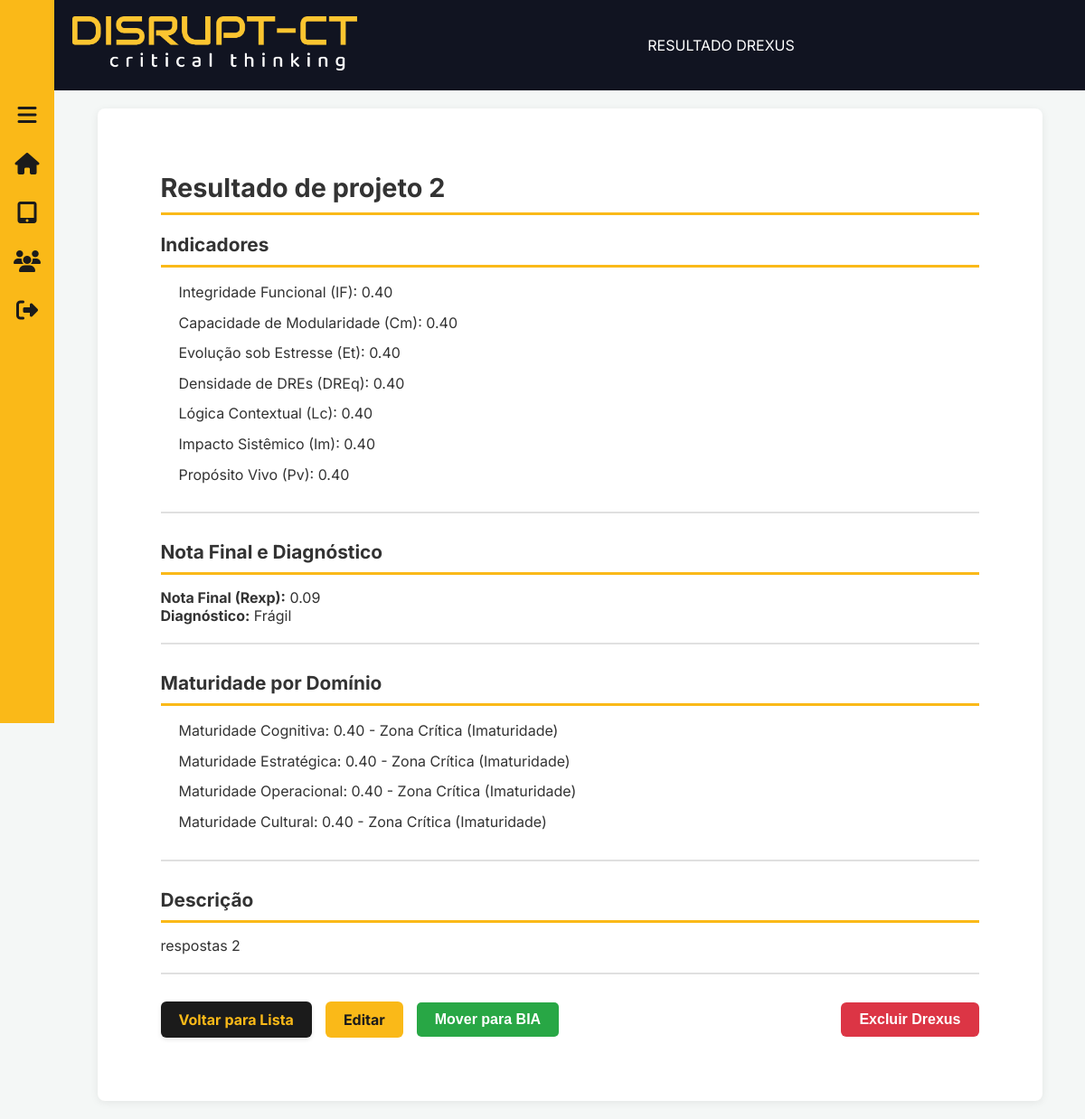
Before: /projetos/drexus/resultado/4/ with the older database file.
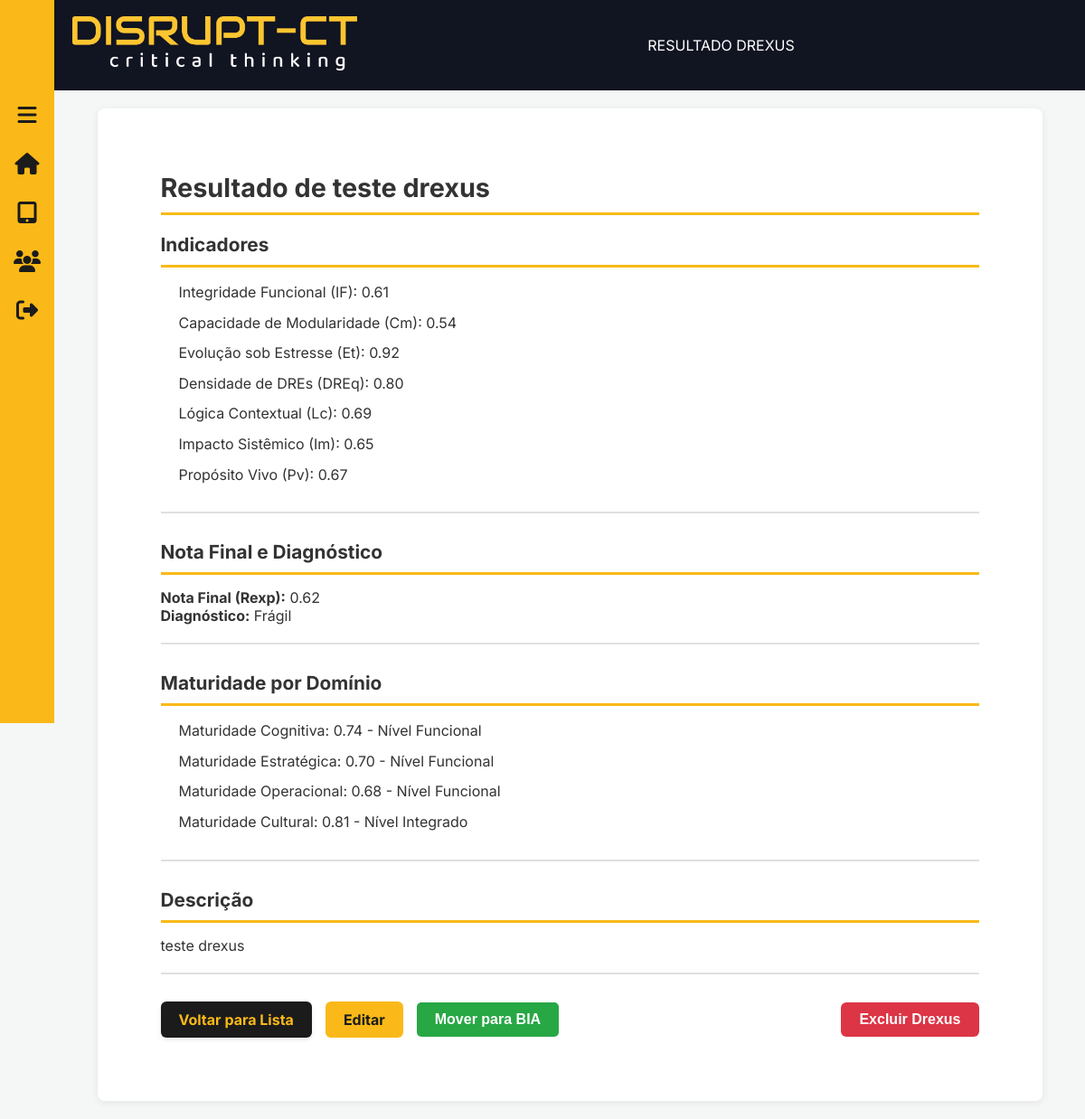
After: the same page with the newer database file.
### projetos/models.py (models this page shows, shortened)
class Drexus(models.Model):
    nome = models.CharField(max_length=100)
    descricao = models.TextField()
    diagnostico = models.CharField(max_length=100,default="")
    diagnostico_maturidade = models.CharField(max_length=100,default="")
    diagnostico_cognitiva = models.CharField(max_length=100,default="")
    diagnostico_estrategica = models.CharField(max_length=100,default="")
    diagnostico_operacional = models.CharField(max_length=100,default="")
    diagnostico_cultural = models.CharField(max_length=100,default="")
    IF = models.FloatField(default=0)
    Cm = models.FloatField(default=0)
    Et = models.FloatField(default=0)
    DREq = models.FloatField(default=0)
    Lc = models.FloatField(default=0)
    Im = models.FloatField(default=0)
    Pv = models.FloatField(default=0)
    maturidade_cognitiva = models.FloatField(default=0)
    maturidade_estrategica = models.FloatField(default=0)
    maturidade_operacional = models.FloatField(default=0)
    maturidade_cultural = models.FloatField(default=0)
    IF_notas = models.JSONField(default=list)
    Cm_notas = models.JSONField(default=list)
    Et_notas = models.JSONField(default=list)
    DREq_notas = models.JSONField(default=list)
    Lc_notas = models.JSONField(default=list)
    Im_notas = models.JSONField(default=list)
    Pv_notas = models.JSONField(default=list)
    nota_final = models.FloatField(default=0)

### projetos/views.py (the view)
# urls.py: path('drexus/resultado/<int:pk>/', views.resultado_view, name='resultado'),
def resultado_view(request, pk):
    drexus = get_object_or_404(Drexus, pk=pk)
    context = {'drexus': drexus}
    return render(request, 'projetos/resultado.html', context)

### projetos/templates/projetos/resultado.html (shortened to what this page needs)
{% extends "base.html" %}
{% block titulo_pagina %}
    <span>RESULTADO DREXUS</span>
{% endblock %}
{% block content %}
    <div class="resultado-container">
        <header class="header-interno">
            <h1>Resultado de {{ drexus.nome }}</h1>
        </header>
        <section class="secao-resultado">
            <h2 class="titulo-amarelo">Indicadores</h2>
            <ul>
                <li>Integridade Funcional (IF): {{ drexus.IF|floatformat:2 }}</li>
                <li>Capacidade de Modularidade (Cm): {{ drexus.Cm|floatformat:2 }}</li>
                <li>Evolução sob Estresse (Et): {{ drexus.Et|floatformat:2 }}</li>
                <li>Densidade de DREs (DREq): {{ drexus.DREq|floatformat:2 }}</li>
                <li>Lógica Contextual (Lc): {{ drexus.Lc|floatformat:2 }}</li>
                <li>Impacto Sistêmico (Im): {{ drexus.Im|floatformat:2 }}</li>
                <li>Propósito Vivo (Pv): {{ drexus.Pv|floatformat:2 }}</li>
            </ul>
        </section>
        <section class="secao-resultado">
            <h2 class="titulo-amarelo">Nota Final e Diagnóstico</h2>
            <p><strong>Nota Final (Rexp):</strong> {{ drexus.nota_final|floatformat:2 }}</p>
            <p><strong>Diagnóstico:</strong> {{ drexus.diagnostico_maturidade }}</p>
        </section>
        <section class="secao-resultado">
            <h2 class="titulo-amarelo">Maturidade por Domínio</h2>
            <ul>
                <li>Maturidade Cognitiva: {{ drexus.maturidade_cognitiva|floatformat:2 }} - {{ drexus.diagnostico_cognitiva }}</li>
                <li>Maturidade Estratégica: {{ drexus.maturidade_estrategica|floatformat:2 }} - {{ drexus.diagnostico_estrategica}}</li>
                <li>Maturidade Operacional: {{ drexus.maturidade_operacional|floatformat:2 }} - {{ drexus.diagnostico_operacional }}</li>
                <li>Maturidade Cultural: {{ drexus.maturidade_cultural|floatformat:2 }} - {{ drexus.diagnostico_cultural }}</li>
            </ul>
        </section>
        <section class="secao-resultado">
            <h2 class="titulo-amarelo">Descrição</h2>
            <p>{{ drexus.descricao|linebreaksbr }}</p>
        </section>
        <div class="acoes-resultado">
            <div class="botoes-grupo">
                <a href="{% url 'projetos:lista_projetos' %}" class="btn-voltar">Voltar para Lista</a>
                <a href="{% url 'projetos:editar_drexus' drexus.pk %}" class="btn-editar">Editar</a>
                <button type="button" class="btn-promover" data-modal-target="#modal-mover-bia-{{ drexus.id }}">Mover para BIA</button>
            </div>
            <button type="button" class="btn-deletar" data-modal-target="#modal-excluir-drexus-{{ drexus.id }}">Excluir Drexus</button>
        </div>
    </div>
{% endblock %}

### templates/base.html (shortened to what this page needs)
{% load static %}
<!DOCTYPE html>
<html lang="pt-br">
<head>
    <link rel="stylesheet" href="https://cdnjs.cloudflare.com/ajax/libs/font-awesome/6.5.0/css/all.min.css">
    <link rel="stylesheet" href="{% static 'css/layout_interno.css' %}">
    <link rel="stylesheet" href="{% static 'css/modal.css' %}">
</head>
<body class="layout-interno">
    <header class="header-topo">
        <div class="header-logo">
            <img src="{% static 'imagens/disrupt.png' %}" alt="Logo Disrupt-CT">
        </div>
        <div class="header-titulo-pagina">
            {% block titulo_pagina %}
            {% endblock %}
        </div>
    </header>
    <nav class="navbar-lateral">
        <ul class="nav-links">
            <li>
                <a href="#" id="btn-toggle-sidebar">
                    <i class="fas fa-bars"></i>
                </a>
            </li>
            <li>
                <a href="{% url 'homepage' %}" title="Início">
                    <i class="fas fa-home"></i>
                </a>
            </li>
            <li>
                <a href="{% url 'projetos:lista_projetos' %}" title="Projetos">
                    <i class="fas fa-tablet-alt"></i>
                </a>
            </li>
            <li>
                <a href="#" title="Usuários">
                    <i class="fas fa-users"></i>
                </a>
            </li>
            <li class="logout-btn">
                 <a href="{% url 'logout' %}" title="Sair">
                    <i class="fas fa-sign-out-alt"></i>
                </a>
            </li>
        </ul>
    </nav>
    <main class="main-content">
        <div class="main-content-wrapper">
            {% block content %}
            {% endblock %}
        </div>
    </main>
</body>
</html>

### static/css/layout_interno.css (style rules this page uses)
:root { --cor-amarelo: #FAB918; --cor-preto: #1B1B1B; --cor-fundo-header: #111421; --cor-fundo-pagina: #f4f7f6; --cor-texto-claro: #ffffff; --cor-texto-escuro: #333; --cor-texto-suave: #555; --cor-borda-sutil: #e0e0e0; --cor-card-fundo: #f8f8f8; --cor-amarelo-hover: #e0a316; --cor-verde-claro: #28a745; --cor-verde-escuro: #218838; --cor-vermelho-claro: #dc3545; --cor-vermelho-escuro: #c82333; --cor-cinza-claro: #6c757d; --cor-cinza-escuro: #5a6268; --header-height: 100px; --sidebar-width-collapsed: 60px; --sidebar-width-expanded: 220px; }
* { box-sizing: border-box; margin: 0; padding: 0; }
body.layout-interno { font-family: 'Inter', 'Segoe UI', sans-serif; color: var(--cor-texto-escuro); background-color: var(--cor-fundo-pagina); min-height: 100vh; display: flex; flex-direction: column; }
.header-topo { position: fixed; top: 0; left: 0; width: 100%; height: var(--header-height); background-color: var(--cor-fundo-header); color: var(--cor-texto-claro); display: flex; align-items: center; padding-left: var(--sidebar-width-collapsed); z-index: 1000; transition: padding-left 0.3s ease-in-out; }
.header-logo { margin-left: 20px; }
.header-logo img { height: calc(var(--header-height) - 40px); }
.header-titulo-pagina { flex-grow: 1; text-align: center; }
.navbar-lateral { position: fixed; top: 0; left: 0; width: var(--sidebar-width-collapsed); height: 100vh; background-color: var(--cor-amarelo); z-index: 1001; overflow-x: hidden; transition: width 0.3s ease-in-out; }
.navbar-lateral .nav-links { list-style: none; padding: 0; margin: 0; width: 100%; height: 100%; padding-top: var(--header-height); display: flex; flex-direction: column; }
.navbar-lateral .nav-links li a { display: flex; align-items: center; text-decoration: none; color: var(--cor-preto); width: 100%; padding: 15px 0; transition: background-color 0.2s ease; }
.navbar-lateral .nav-links i { min-width: var(--sidebar-width-collapsed); text-align: center; font-size: 1.5rem; }
.main-content { margin-top: var(--header-height); margin-left: var(--sidebar-width-collapsed); width: calc(100% - var(--sidebar-width-collapsed)); transition: margin-left 0.3s ease-in-out, width 0.3s ease-in-out; padding: 20px; }
.main-content-wrapper { width: 100%; max-width: 95%; margin: 0 auto; padding: 40px; background-color: var(--cor-texto-claro); border-radius: 8px; box-shadow: 0 2px 10px rgba(0, 0, 0, 0.07); }
.header-interno h1 { font-size: 1.8rem; font-weight: bold; color: var(--cor-texto-escuro); margin-bottom: 20px; border-bottom: 3px solid var(--cor-amarelo); padding-bottom: 10px; }
.btn-voltar { display: inline-block; padding: 12px 24px; background-color: var(--cor-preto); color: var(--cor-amarelo); font-weight: bold; text-decoration: none; border-radius: 6px; box-shadow: 0 2px 5px rgba(0, 0, 0, 0.1); transition: background-color 0.2s ease, transform 0.2s ease; }
.resultado-container { padding: 30px; }
.secao-resultado { margin-bottom: 30px; padding-bottom: 20px; border-bottom: 2px solid var(--cor-borda-sutil); }
.titulo-amarelo { font-size: 1.3rem; font-weight: bold; color: var(--cor-texto-escuro); padding-bottom: 10px; margin-bottom: 15px; border-bottom: 3px solid var(--cor-amarelo); }
.secao-resultado ul { list-style: none; padding-left: 20px; }
.secao-resultado ul li { line-height: 1.6; margin-bottom: 8px; }
.acoes-resultado { display: flex; justify-content: space-between; align-items: center; width: 100%; margin-top: 30px; gap: 30px; }
.botoes-grupo { display: flex; gap: 15px; align-items: center; }
.btn-voltar, .btn-editar, .btn-promover, .btn-deletar, .btn-finalizar, .btn-principal, .btn-secundario { padding: 10px 20px; border: none; border-radius: 6px; cursor: pointer; font-size: 1rem; font-weight: bold; text-decoration: none; display: inline-flex; align-items: center; justify-content: center; text-align: center; transition: background-color 0.2s ease, transform 0.2s ease, box-shadow 0.2s ease; white-space: nowrap; }
.btn-deletar { background-color: var(--cor-vermelho-claro); color: var(--cor-texto-claro); }
.btn-editar { background-color: var(--cor-amarelo); color: var(--cor-preto); }
.btn-promover { background-color: #3d25c5; color: var(--cor-preto); }

Changed rows visible on the page:
changed Drexus "Frágil": nome "projeto 2" → "teste drexus"; IF "0.40" → "0.61"; Cm "0.40" → "0.54"; Et "0.40" → "0.92"; DREq "0.40" → "0.80"; Lc "0.40" → "0.69"; Im "0.40" → "0.65"; Pv "0.40" → "0.67"; nota_final "0.09" → "0.62"; maturidade_cognitiva "0.40" → "0.74"; diagnostico_cognitiva "Zona Crítica (Imaturidade)" → "Nível Funcional"; maturidade_estrategica "0.40" → "0.70"; diagnostico_estrategica "Zona Crítica (Imaturidade)" → "Nível Funcional"; maturidade_operacional "0.40" → "0.68"; diagnostico_operacional "Zona Crítica (Imaturidade)" → "Nível Funcional"; maturidade_cultural "0.40" → "0.81"; diagnostico_cultural "Zona Crítica (Imaturidade)" → "Nível Integrado"; descricao "respostas 2" → "teste drexus"
